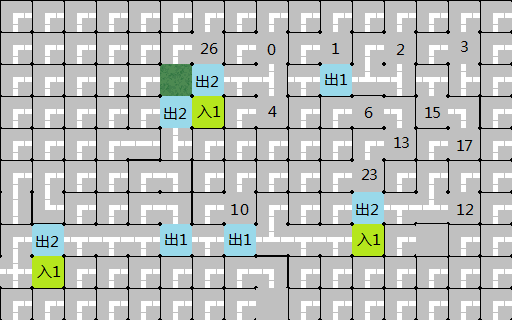

Tiled map render using the project's own tile images. Description and the whole map definition, tile-layer contents included, below:
An orthogonal 16x10 tile map with 32x32 px tiles, 1 tile layer (map).

<map version="1.0" orientation="orthogonal" renderorder="right-down" width="16" height="10" tilewidth="32" tileheight="32" nextobjectid="1">
 <tileset firstgid="1" name="001" tilewidth="32" tileheight="32" tilecount="100">
  <image source="map.bmp" width="320" height="320" />
 </tileset>
 <layer name="map" width="16" height="10">
  <data>
   <tile gid="34" />
   <tile gid="34" />
   <tile gid="34" />
   <tile gid="34" />
   <tile gid="34" />
   <tile gid="34" />
   <tile gid="34" />
   <tile gid="34" />
   <tile gid="34" />
   <tile gid="34" />
   <tile gid="34" />
   <tile gid="34" />
   <tile gid="34" />
   <tile gid="34" />
   <tile gid="34" />
   <tile gid="34" />
   <tile gid="34" />
   <tile gid="34" />
   <tile gid="34" />
   <tile gid="34" />
   <tile gid="34" />
   <tile gid="34" />
   <tile gid="27" />
   <tile gid="34" />
   <tile gid="1" />
   <tile gid="34" />
   <tile gid="2" />
   <tile gid="34" />
   <tile gid="3" />
   <tile gid="34" />
   <tile gid="4" />
   <tile gid="34" />
   <tile gid="34" />
   <tile gid="34" />
   <tile gid="34" />
   <tile gid="34" />
   <tile gid="34" />
   <tile gid="43" />
   <tile gid="49" />
   <tile gid="44" />
   <tile gid="45" />
   <tile gid="44" />
   <tile gid="48" />
   <tile gid="46" />
   <tile gid="45" />
   <tile gid="44" />
   <tile gid="47" />
   <tile gid="34" />
   <tile gid="34" />
   <tile gid="34" />
   <tile gid="34" />
   <tile gid="34" />
   <tile gid="34" />
   <tile gid="49" />
   <tile gid="38" />
   <tile gid="34" />
   <tile gid="5" />
   <tile gid="34" />
   <tile gid="34" />
   <tile gid="7" />
   <tile gid="35" />
   <tile gid="16" />
   <tile gid="35" />
   <tile gid="34" />
   <tile gid="34" />
   <tile gid="34" />
   <tile gid="34" />
   <tile gid="34" />
   <tile gid="32" />
   <tile gid="47" />
   <tile gid="34" />
   <tile gid="34" />
   <tile gid="34" />
   <tile gid="34" />
   <tile gid="34" />
   <tile gid="34" />
   <tile gid="14" />
   <tile gid="34" />
   <tile gid="18" />
   <tile gid="34" />
   <tile gid="34" />
   <tile gid="34" />
   <tile gid="34" />
   <tile gid="34" />
   <tile gid="34" />
   <tile gid="35" />
   <tile gid="34" />
   <tile gid="34" />
   <tile gid="34" />
   <tile gid="34" />
   <tile gid="34" />
   <tile gid="24" />
   <tile gid="34" />
   <tile gid="34" />
   <tile gid="34" />
   <tile gid="34" />
   <tile gid="31" />
   <tile gid="37" />
   <tile gid="34" />
   <tile gid="34" />
   <tile gid="34" />
   <tile gid="35" />
   <tile gid="34" />
   <tile gid="11" />
   <tile gid="34" />
   <tile gid="34" />
   <tile gid="34" />
   <tile gid="49" />
   <tile gid="44" />
   <tile gid="46" />
   <tile gid="13" />
   <tile gid="34" />
   <tile gid="34" />
   <tile gid="49" />
   <tile gid="44" />
   <tile gid="44" />
   <tile gid="44" />
   <tile gid="48" />
   <tile gid="44" />
   <tile gid="48" />
   <tile gid="46" />
   <tile gid="44" />
   <tile gid="44" />
   <tile gid="38" />
   <tile gid="34" />
   <tile gid="42" />
   <tile gid="34" />
   <tile gid="34" />
   <tile gid="33" />
   <tile gid="38" />
   <tile gid="34" />
   <tile gid="34" />
   <tile gid="34" />
   <tile gid="34" />
   <tile gid="34" />
   <tile gid="34" />
   <tile gid="35" />
   <tile gid="34" />
   <tile gid="34" />
   <tile gid="34" />
   <tile gid="34" />
   <tile gid="34" />
   <tile gid="34" />
   <tile gid="34" />
   <tile gid="34" />
   <tile gid="34" />
   <tile gid="34" />
   <tile gid="34" />
   <tile gid="34" />
   <tile gid="34" />
   <tile gid="34" />
   <tile gid="34" />
   <tile gid="41" />
   <tile gid="34" />
   <tile gid="34" />
   <tile gid="34" />
   <tile gid="34" />
   <tile gid="34" />
   <tile gid="34" />
   <tile gid="34" />
  </data>
 </layer>
</map>